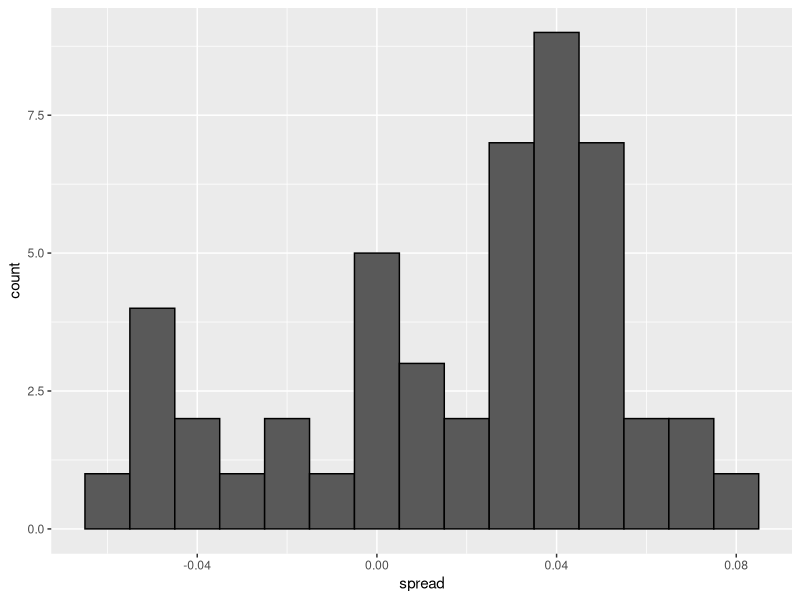
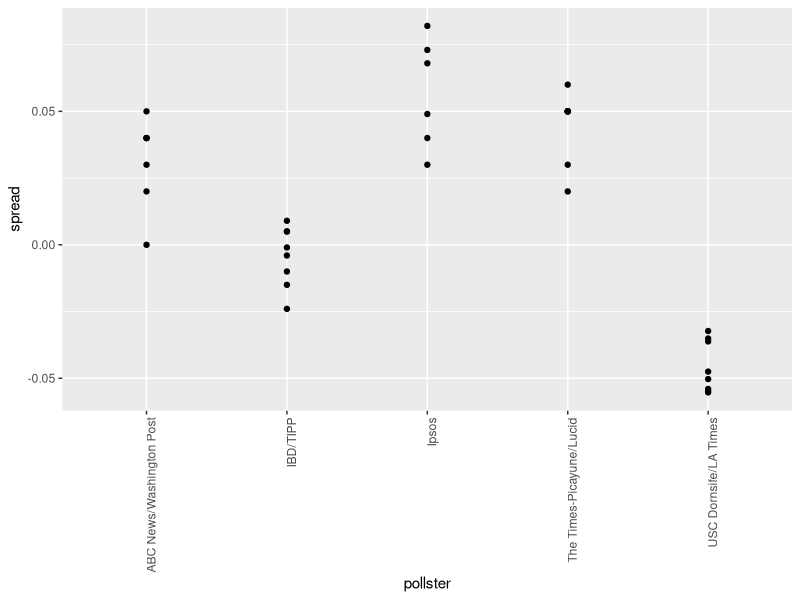
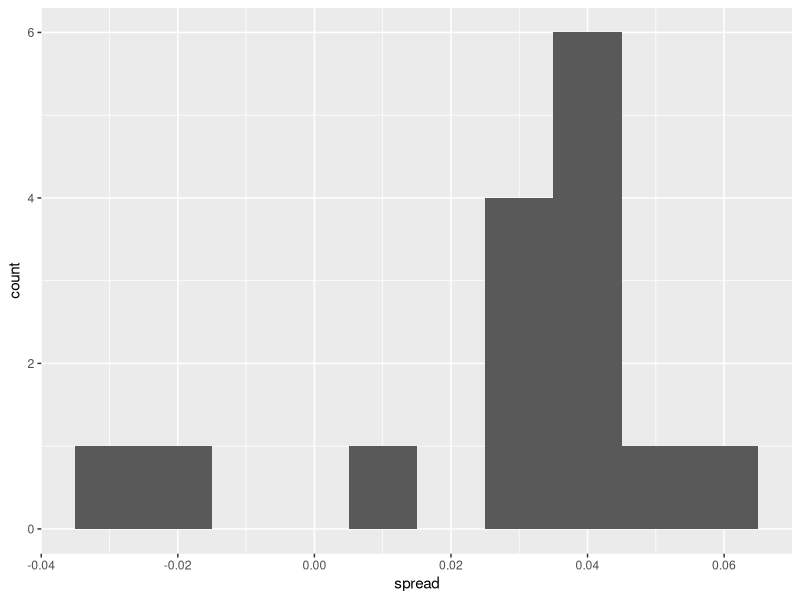
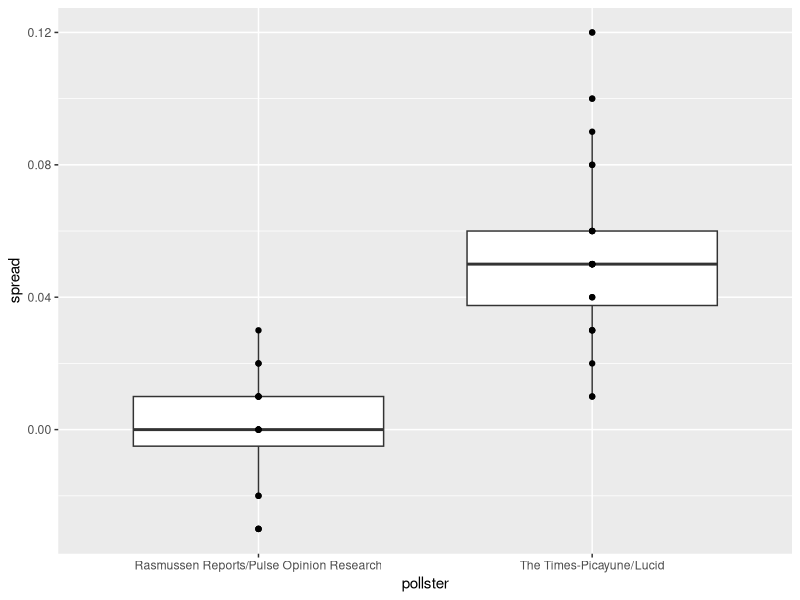

The R script that drew these images, in order:
d <- 0.039
Ns <- c(1298, 533, 1342, 897, 774, 254, 812, 324, 1291, 1056, 2172, 516)
p <- (d+1)/2

### calculate confidence intervals of the spread
confidence_intervals <- sapply(Ns, function(N){
  X <- sample(c(0,1), size=N, replace=TRUE, prob = c(1-p, p))
  X_hat <- mean(X)
  SE_hat <- sqrt(X_hat*(1-X_hat)/N)
  2*c(X_hat, X_hat - 2*SE_hat, X_hat + 2*SE_hat) - 1
})

### generate a data frame storing results
polls <- data.frame(poll = 1:ncol(confidence_intervals),
                    t(confidence_intervals), sample_size = Ns)
names(polls) <- c("poll", "estimate", "low", "high", "sample_size")
polls

### Calculating the spread of combined polls
library(dplyr)
d_hat <- polls %>% summarize(avg = sum(estimate*sample_size) / sum(sample_size)) %>% .$avg
d_hat
p_hat <- (1+d_hat)/2
moe <- 2*1.96*sqrt(p_hat*(1-p_hat)/sum(polls$sample_size)); moe   
round(d_hat*100,1)
round(moe*100, 1)

### Generating simulated poll data
library(dslabs)
data("polls_us_election_2016")
names(polls_us_election_2016)
#p is the proportion voting for Clinton
#(1-p) is the proportion voting for Trump
#d is the difference of the proportion voting, named spread.
# keep only national polls from week before election with a grade considered reliable :
polls <- polls_us_election_2016 %>%
  filter(state == "U.S." & enddate >= "2016-10-31" &
           (grade %in% c("A+", "A", "A-", "B+") | is.na(grade)))
head(polls)
# add spread estimate :
polls <- polls %>% mutate(spread = rawpoll_clinton/100 - rawpoll_trump/100)
head(polls)
# compute estimated spread for combined polls :
d_hat <- polls %>% summarize(d_hat = sum(spread * samplesize) / sum(samplesize)) %>% .$d_hat
d_hat
# compute margin of error
p_hat <- (d_hat+1)/2 ; p_hat
moe <- 1.96 * 2 * sqrt(p_hat*(1-p_hat)/sum(polls$samplesize)) ; moe #moe = Margin of Error
# histogram of the spread
library(ggplot2)
polls %>% ggplot(aes(spread)) + geom_histogram(color="black", binwidth = .01)

### Investigating poll data and pollster bias
# number of polls per pollster in week before election
polls %>% group_by(pollster) %>% summarize(n())
# plot results by pollsters with at least 6 polls
polls %>% group_by(pollster) %>%
  filter(n() >= 6) %>%
  ggplot(aes(pollster, spread)) +
  geom_point() +
  theme(axis.text.x = element_text(angle = 90, hjust = 1))
# standard errors within each pollster
polls %>% group_by(pollster) %>%
  filter(n() >= 6) %>%
  summarize(se = 2 * sqrt(p_hat * (1-p_hat) / median(samplesize)))

### Data Driven Model
# collect last result before the election for each pollster
one_poll_per_pollster <- polls %>% group_by(pollster) %>%
  filter(enddate == max(enddate)) %>%      # keep latest poll
  ungroup()
# histogram of spread estimates
one_poll_per_pollster %>%
  ggplot(aes(spread)) + geom_histogram(binwidth = 0.01)
# construct 95% confidence interval
results <- one_poll_per_pollster %>%
  summarize(avg = mean(spread), se = sd(spread)/sqrt(length(spread))) %>%
  mutate(start = avg - 1.96*se, end = avg + 1.96*se)
round(results*100, 1)


### Exercise 1 Heights Revisited
library(dslabs)
data(heights)
head(heights)
x <- heights %>% 
  filter(sex == "Male") %>%
  .$height
head(x)
avg <- mean(x, na.rm=TRUE)
avg
stdev <- sd(x, na.rm = TRUE)
stdev

### Exercise 2 Sample the population of heights
head(x)
set.seed(1)
N <- 50
X <- sample(x, size=N, replace=TRUE)
avg_s <- mean(X, na.rm = TRUE)
avg_s
stdev_s <- sd(X, na.rm = TRUE)
stdev_s

### Exercise 3 Confidence Interval Calculation
head(x)
set.seed(1)
N <- 50
X <- sample(x, size=N, replace=TRUE)
se <- sd(X, na.rm=TRUE)/sqrt(N)
se
z <- qnorm(0.975)
lower <- mean(X, na.rm=TRUE)-(z*se)
ci <- c(lower,mean(X, na.rm=TRUE)+(z*se))
ci

### Exercise 4 Monte Carlo Simulation for Heights
mu <- mean(x)
set.seed(1)
N <- 50
B <- 10000
res <- replicate(B,{
  X <- sample(x, size=N, replace=TRUE)
  z <- qnorm(0.975)
  se <- sd(X, na.rm=TRUE)/sqrt(N)
  interval <- c(mean(X, na.rm=TRUE)-(z*se),mean(X)+(z*se))
  between(mu,interval[1], interval[2])
})
mean(res)

### Exercise 5 Visualizing Polling Bias
data("polls_us_election_2016")

polls <- polls_us_election_2016 %>% 
  filter(pollster %in% c("Rasmussen Reports/Pulse Opinion Research","The Times-Picayune/Lucid") &
           enddate >= "2016-10-15" &
           state == "U.S.") %>% 
  mutate(spread = rawpoll_clinton/100 - rawpoll_trump/100) 

polls %>% group_by(pollster) %>%
  ggplot(aes(x=pollster, y=spread)) + geom_boxplot() + geom_point()

### Exercise 6 Compute the Estimates
head(polls)
sigma<-polls %>% group_by(pollster)%>% summarize(s=sd(spread))
sigma

### Exercise 7 Calculate the 95% Confidence Interval of the Spreads
head(polls)
res <- polls %>% group_by(pollster) %>% 
  summarize(avg=mean(spread), stdev=sd(spread), n=n())
res
estimate <- res$avg[2]-res$avg[1]
estimate
se_hat <- sqrt(res$stdev[1]^2/res$n[1] + res$stdev[2]^2/res$n[2])
se_hat
z <- qnorm(0.975)
lower <- estimate-z*se_hat
ci <- c(lower, estimate+z*se_hat)
ci

### Exercise 8 Calculate p-value
head(polls)
res <- polls %>% group_by(pollster) %>% 
  summarize(avg=mean(spread), stdev=sd(spread), n=n())
res
estimate <- res$avg[2]-res$avg[1]
estimate
se_hat <- sqrt(res$stdev[1]^2/res$n[1] + res$stdev[2]^2/res$n[2])
se_hat
z <- estimate / se_hat
pval <- 2*(1-pnorm(z))
pval

### Exercise 9 Within-Poll and Between-Poll Variability
polls <- polls_us_election_2016 %>% 
  filter(enddate >= "2016-10-15" &
           state == "U.S.") %>%
  group_by(pollster) %>%
  filter(n() >= 5) %>% 
  mutate(spread = rawpoll_clinton/100 - rawpoll_trump/100) %>%
  ungroup()

var <- polls %>% group_by(pollster) %>% summarize(avg=mean(spread), s=sd(spread))
var
